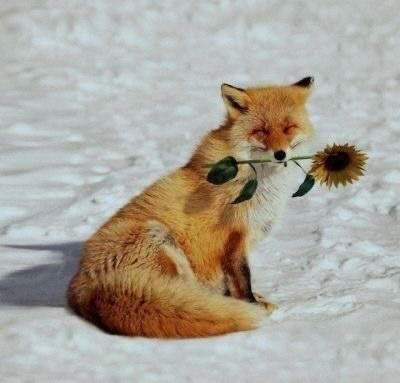
#> input picture content/fox.jpg, 400 x 383 px
$ python image_components.py
#> lines starting #> are read from the running program, lines starting #| are printed output that depends on the picture; after the words box and inside, x2 and y2 are one past the last pixel; in counts of white or black regions, pixels touching at a corner belong together
from PIL import Image
import numpy as np
import matplotlib.pyplot as plt

img = Image.open("./content/fox.jpg")
#> img is the input picture: PIL image 400x383 RGB; mean R, G, B 172, 167.5, 157.2
imgarr = np.array(img)

R = imgarr[:, :, 0]
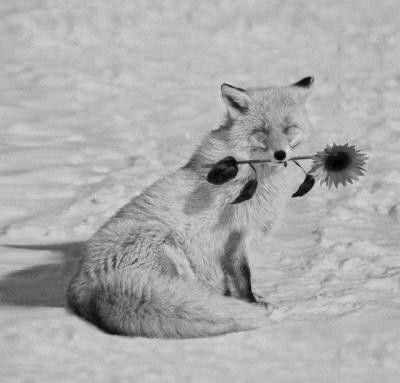
#> R: shape (383, 400); min 0, max 229, mean 172
G = imgarr[:, :, 1]
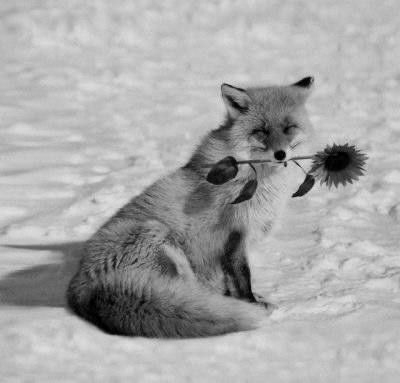
#> G: shape (383, 400); min 0, max 230, mean 167.5
B = imgarr[:, :, 2]
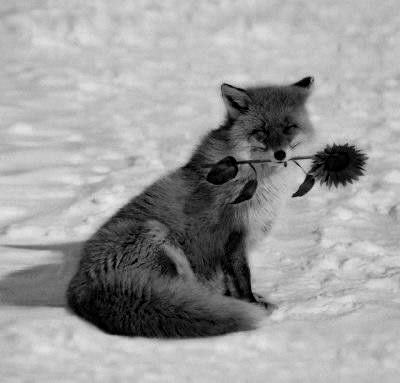
#> B: shape (383, 400); min 0, max 236, mean 157.2

gray = np.mean(imgarr, axis=2).astype(np.uint8)
neg_gray = 255 - gray
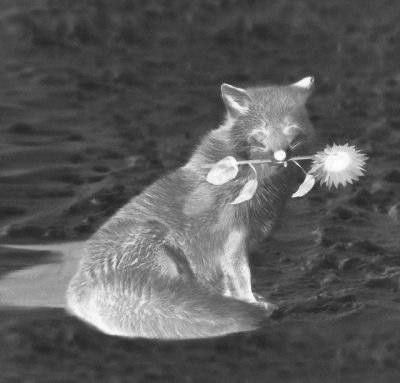
#> neg_gray: shape (383, 400); min 32, max 255, mean 89.7
threshold = 128
binary = (gray > threshold) * 255
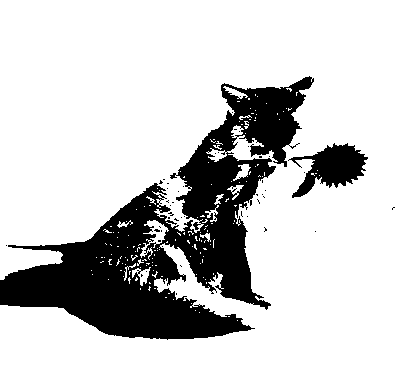
#> binary: shape (383, 400) int64; 79.3% white; 47 black regions (45 under 20 px), largest, box (x1, y1, x2, y2) and area: (0, 76, 314, 340) 29502, (288, 143, 368, 198) 2074
binary_neg = 255 - binary

plt.figure(figsize=(12, 8))
plt.subplot(2, 4, 1)
plt.imshow(img)
plt.title('Original')
plt.axis('off')

plt.subplot(2, 4, 2)
plt.imshow(R, cmap='Reds')
plt.title('Red')
plt.axis('off')

plt.subplot(2, 4, 3)
plt.imshow(G, cmap='Greens')
plt.title('Green')
plt.axis('off')

plt.subplot(2, 4, 4)
plt.imshow(B, cmap='Blues')
plt.title('Blue')
plt.axis('off')

plt.subplot(2, 4, 5)
plt.imshow(gray, cmap='gray')
plt.title('Grayscale')
plt.axis('off')

plt.subplot(2, 4, 6)
plt.imshow(neg_gray, cmap='gray')
plt.title('Gray Negative')
plt.axis('off')

plt.subplot(2, 4, 7)
plt.imshow(binary, cmap='gray')
plt.title('Binary')
plt.axis('off')

plt.subplot(2, 4, 8)
plt.imshow(binary_neg, cmap='gray')
plt.title('Binary Negative')
plt.axis('off')

plt.tight_layout()
plt.show()

$ run again, with content/tiger.jpg copied over content/fox.jpg
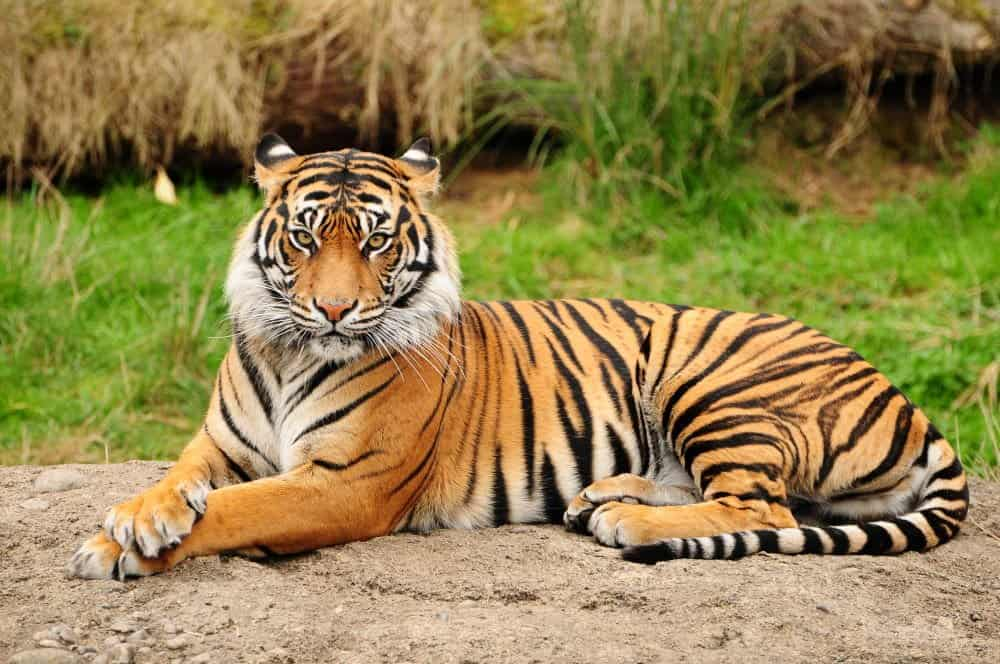
#> input picture content/tiger.jpg, 1000 x 664 px
#> img is the input picture: PIL image 1000x664 RGB; mean R, G, B 147.8, 131.1, 78.1
#> `neg_gray = 255 - gray`:
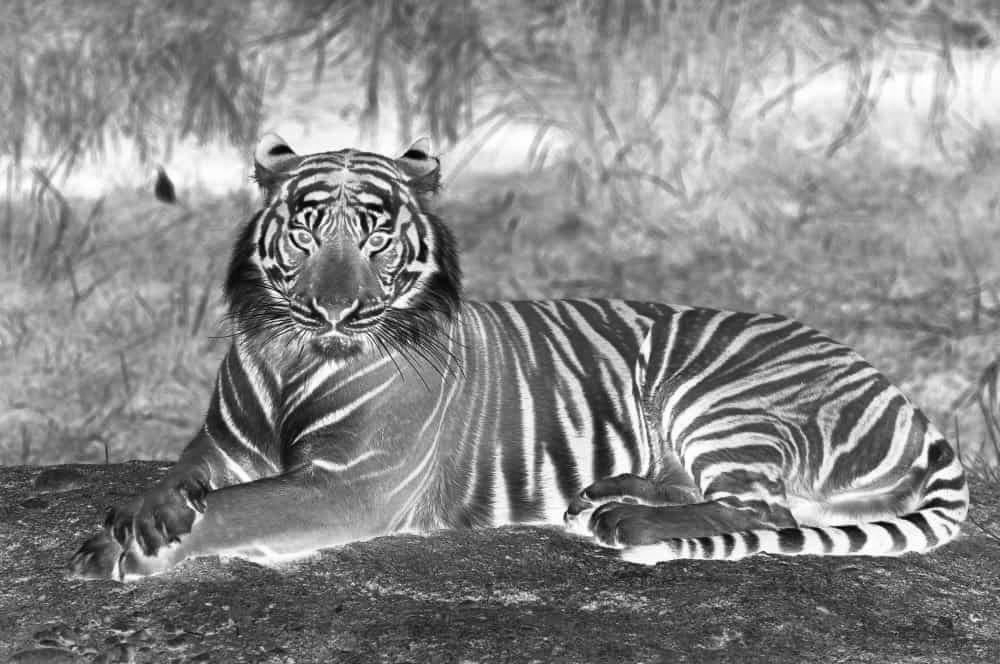
#> neg_gray: shape (664, 1000); min 1, max 255, mean 136.3
#> `binary = (gray > threshold) * 255`:
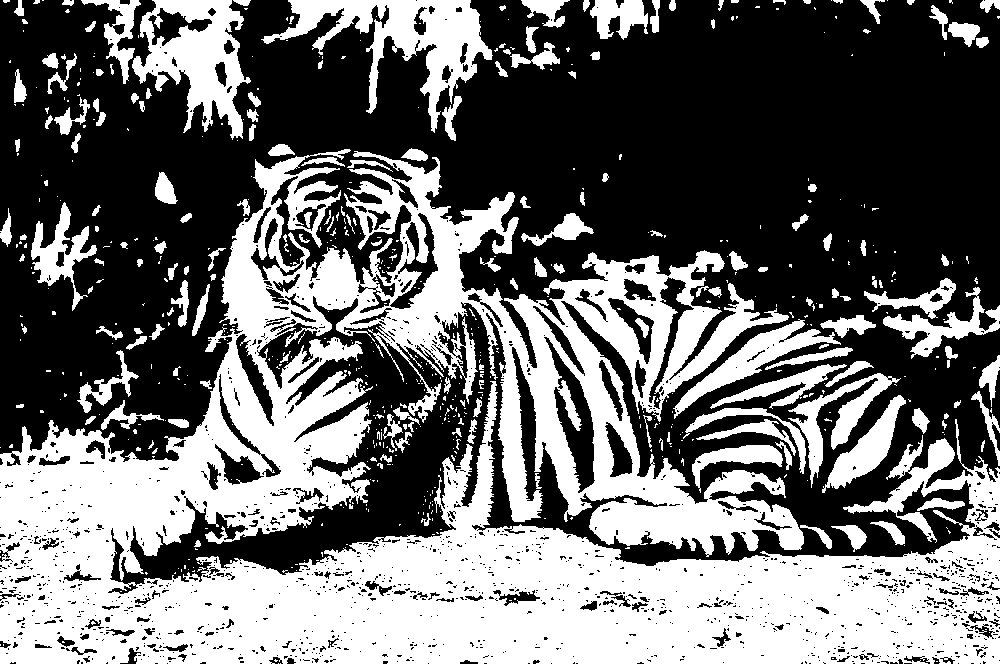
#> binary: shape (664, 1000) int64; 42.6% white; 629 white regions (451 under 20 px), largest, box (x1, y1, x2, y2) and area: (0, 149, 1000, 664) 221364, (261, 0, 493, 133) 9663, (132, 0, 251, 140) 8035
